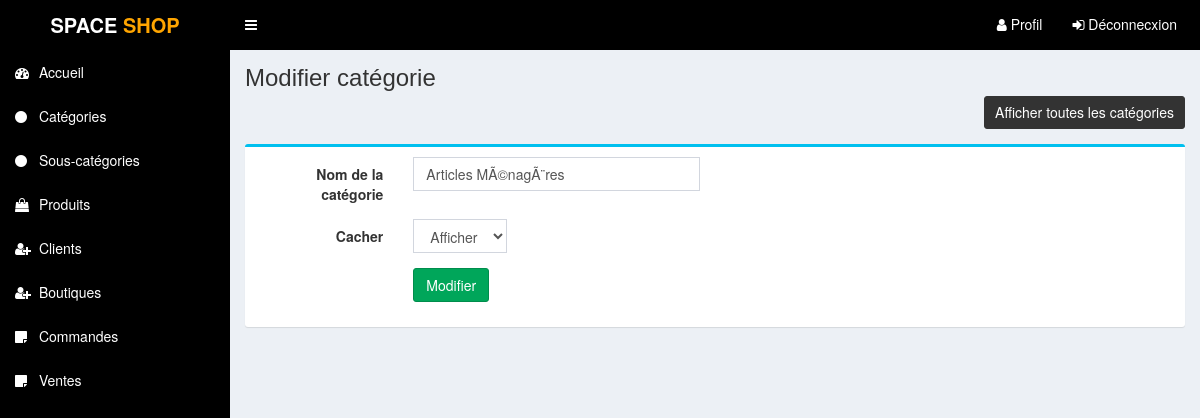
Page /admin/modifie_categorie.php?id=21 (signed in) on the earlier database version.
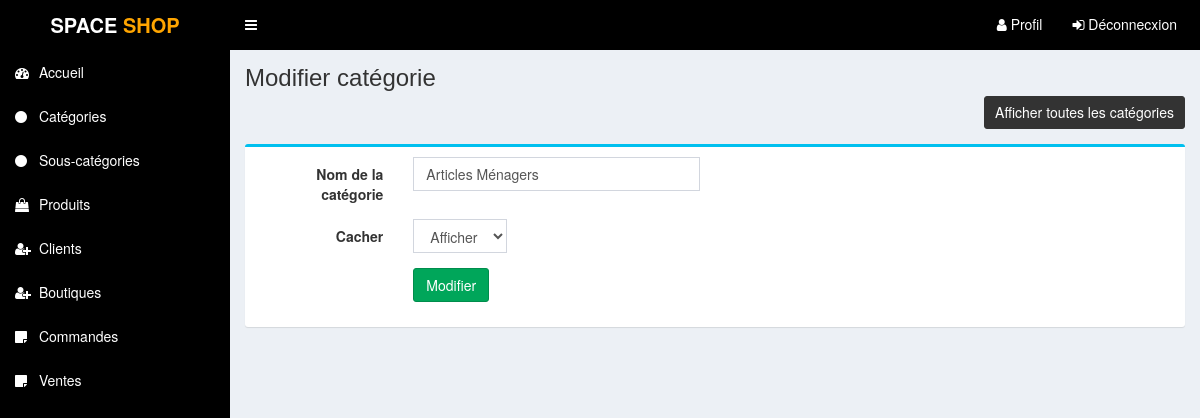
Same page on the later database version.
### tables this page shows
CREATE TABLE IF NOT EXISTS `table_cat` (
  `id_categorie` int(11) NOT NULL AUTO_INCREMENT,
  `cat_nom` varchar(255) NOT NULL,
  `aff_ach` int(1) NOT NULL,
  PRIMARY KEY (`id_categorie`)
);

### fonctions/categorie.php (called while the page is built, shortened)
<?php
function affiche_lacategorie()
{
    $pdo = pdo();
    $stmt = $pdo->prepare("SELECT * FROM table_cat WHERE id_categorie=?");
    $stmt->execute(array($_REQUEST['id']));
    $result = $stmt->fetchAll(PDO::FETCH_ASSOC);
    return $result;
}
function verifieid_categorie()
{
    $pdo = pdo();
    if (!isset($_REQUEST['id'])) {
        header('location: ../fonctions/deconnecteradmin.php');
        exit;
    } else {
        $stmt = $pdo->prepare("SELECT * FROM table_cat WHERE id_categorie=?");
        $stmt->execute(array($_REQUEST['id']));
        $result = $stmt->fetchAll(PDO::FETCH_ASSOC);
    }
}

### admin/modifie_categorie.php (the view, shortened to what this page needs)
<?php require_once('header.php'); ?>
<?php
include_once "../fonctions/categorie.php";
verifieid_categorie();
$result=affiche_lacategorie();
foreach ($result as $row) {
    $nom_cat = $row['cat_nom'];
    $cacher = $row['aff_ach'];
}
?>
<section class="content-header">
	<div class="content-header-left">
		<h1>Modifier catégorie</h1>
	</div>
	<div class="content-header-right">
		<a href="categorie.php" class="btn btn-primary btn-sm">Afficher toutes les catégories</a>	</div>
</section>
<section class="content">
  <div class="row">
    <div class="col-md-12">
        <form class="form-horizontal" action="" method="post">
        <div class="box box-info">
            <div class="box-body">
                <div class="form-group">
                    <label for="" class="col-sm-2 control-label">Nom de la catégorie </label>
                    <div class="col-sm-4">
                        <input type="text" class="form-control" name="nom_cat" value="<?php echo $nom_cat; ?>">
                    </div>
                </div>
                <div class="form-group">
                    <label for="" class="col-sm-2 control-label">Cacher </label>
                    <div class="col-sm-4">
                        <select name="cacher" class="form-control" style="width:auto;">
                            <option value="1" <?php if($cacher == 1) {echo 'selected';} ?>>Afficher</option>
                        </select>
                    </div>
                </div>
                <div class="form-group">
                	<label for="" class="col-sm-2 control-label"></label>
                    <div class="col-sm-6">
                      <button type="submit" class="btn btn-success pull-left" name="modifie">Modifier</button>
                    </div>
                </div>
            </div>
        </div>
        </form>
    </div>
  </div>
</section>
<?php require_once('footer.php'); ?>

Differences in the rows shown:
changed table_cat "Afficher": nom_cat "Articles MÃ©nagÃ¨res" → "Articles Ménagers"
